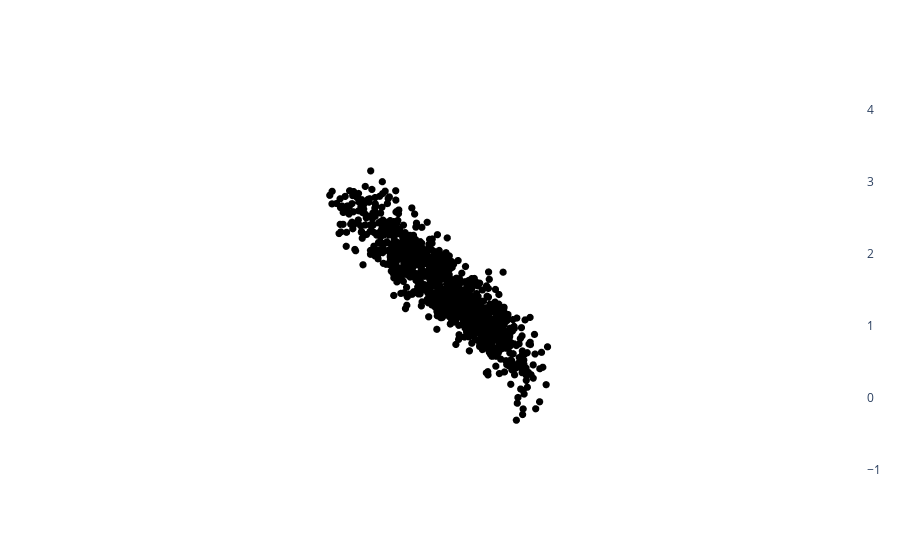

The cell this chart's notebook holds for it:
### Code cell
import plotly.graph_objects as go

def NormalizeData(data):
    return (data - np.min(data)) / ((np.max(data) - np.min(data)) + 0.00000000001)


fig = go.Figure(data=[go.Scatter3d(
    x=img[0],
    y=img[1],
    z=img[2],
    mode='markers',
    marker=dict(
        size=2.5,
        showscale=True,
        color = NormalizeData(np.abs(data[model][n, 0, :, :])).flatten(),
        colorscale=[[0, "rgba(169,169,169, 0.8)"],
                [0.5, "rgb(31,120,180)"],
                [1, "rgb(227,26,28)"]],
        # color=np.where(attr>np.quantile(attr, 0.95),
        #                np.where(attr>np.quantile(attr, 0.975),"red","yellow"),
        #                np.where(attr>np.quantile(attr, 0.90),"green","rgba(169,169,169, 0.9)")
        #                ),                # set color to an array/list of desired values
    )
)])

fig.update_scenes(
    xaxis_showticklabels=False,
    yaxis_showticklabels=False,
    zaxis_showticklabels=False,
    xaxis_title=" ",
    yaxis_title=" ",
    zaxis_title="",
    aspectmode="cube",
    camera=dict(eye=dict(x=-0.1, y=0.1, z=1.5))
    #camera=dict(eye=dict(x=1, y=1, z=0.7))
)

# tight layout
fig.update_layout(
    scene = dict(
        xaxis = dict(range=[-1,1],visible=False),
                     yaxis = dict(range=[-1,1],visible=False),
                     zaxis = dict(range=[-1,1],visible=False),))
                     
fig.show()

### Figure 1 — Plotly figure (JSON) as saved in the notebook; plotly's stock layout.template omitted (floating-point values rounded to 4 significant figures; data arrays with more than 128 entries replaced by an {"elided": "..."} marker saying what was removed)
{"data": [{"marker": {"color": "black", "showscale": true, "size": 2.5}, "mode": "markers", "type": "scatter3d", "x": {"elided": "1024 float values"}, "y": {"elided": "1024 float values"}, "z": {"elided": "1024 float values"}}], "layout": {"scene": {"aspectmode": "cube", "camera": {"eye": {"x": -0.1, "y": 0.1, "z": 1.5}}, "xaxis": {"range": [-1, 1], "showticklabels": false, "title": {"text": " "}, "visible": false}, "yaxis": {"range": [-1, 1], "showticklabels": false, "title": {"text": " "}, "visible": false}, "zaxis": {"range": [-1, 1], "showticklabels": false, "title": {"text": ""}, "visible": false}}}}
